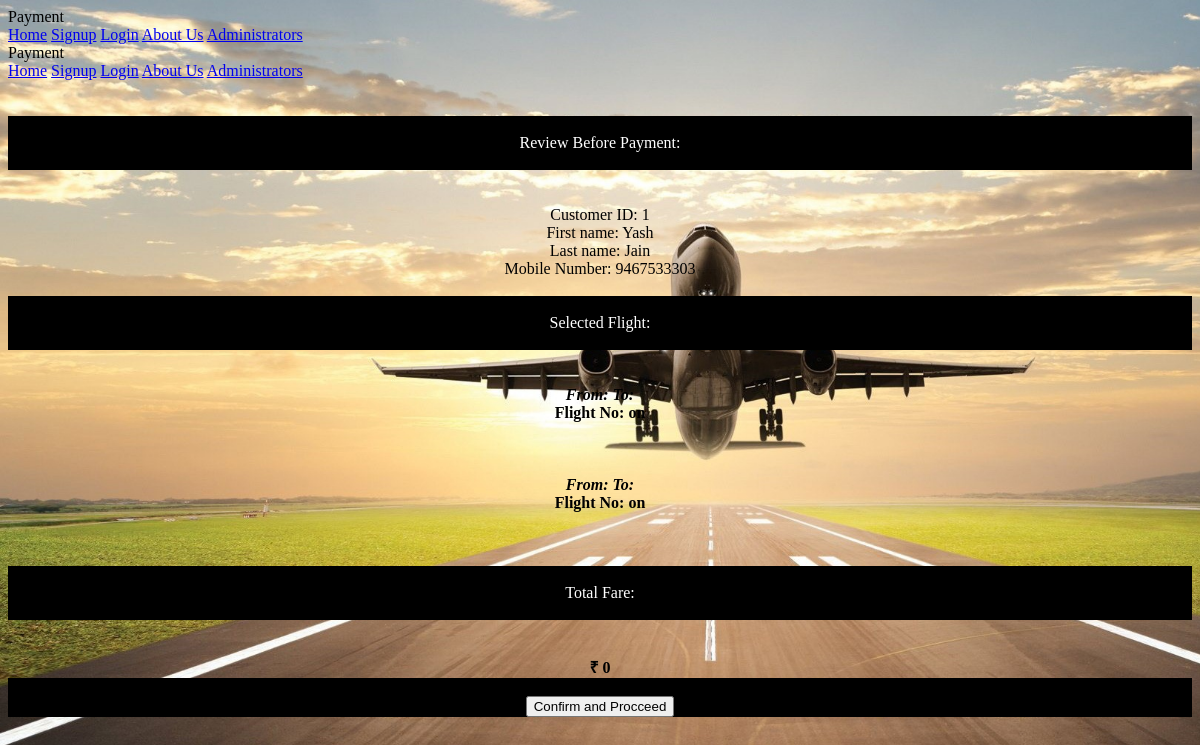
The page /payment.php (signed in) on the database its author committed.
### tables this page shows
CREATE TABLE `customerlogin` (
  `Customer_id` int(5) NOT NULL,
  `First_name` varchar(30) NOT NULL,
  `Last_name` varchar(30) NOT NULL,
  `email_id` varchar(50) NOT NULL,
  `DOB` date NOT NULL,
  `Gender` varchar(6) NOT NULL,
  `Nationality` varchar(30) NOT NULL,
  `Occupation` varchar(30) NOT NULL,
  `Address` text NOT NULL,
  `City` varchar(25) NOT NULL,
  `State` varchar(20) NOT NULL,
  `Mobile_no` varchar(10) NOT NULL,
  `Password` varchar(15) NOT NULL
);

### payment.php (the view, shortened to what this page needs)
<?php
require 'db_conn.php';
?>
<html>
<head>
    <link rel="stylesheet" href="Front with CSS.css">
    <link rel="stylesheet" href="https://code.getmdl.io/1.3.0/material.teal-orange.min.css" />
</head>
<body background="airplane.jpg">
    <div class="mdl-layout mdl-js-layout mdl-layout--fixed-header">
        <header class="mdl-layout__header">
            <div class="mdl-layout__header-row">
                <span class="mdl-layout-title">Payment</span>
                <nav class="mdl-navigation mdl-layout--large-screen-only">
                    <a class="mdl-navigation__link" href="home.php">Home</a>
                    <a class="mdl-navigation__link" href="form.php">Signup</a>
                    <a class="mdl-navigation__link" href="front.php">Login</a>
                    <a class="mdl-navigation__link" href="Aboutus.php">About Us</a>
                    <a class="mdl-navigation__link" href="Admin_login.php">Administrators</a>
                </nav>
            </div>
        </header>
        <div class="mdl-layout__drawer">
            <span class="mdl-layout-title">Payment</span>
            <nav class="mdl-navigation">
                <a class="mdl-navigation__link" href="home.php">Home</a>
                <a class="mdl-navigation__link" href="form.php">Signup</a>
                <a class="mdl-navigation__link" href="front.php">Login</a>
                <a class="mdl-navigation__link" href="Aboutus.php">About Us</a>
                <a class="mdl-navigation__link" href="Admin_login.php">Administrators</a>
            </nav>
        </div>
        <main class="mdl-layout__content">
            <div class="page-content">
            <br><br>
                <center>
                    <div class="demo-card-wide mdl-card mdl-shadow--16dp">
                        <div class="mdl-shadow--16dp" style="background-color:#000000">
                        <br>
                        <div class="mdl-typography--title" style="color:#ffffff">Review Before Payment:</div>
                        <br>
                        </div>
                        <?php
                        $sql="SELECT * FROM customerlogin where Customer_id='".$_SESSION["Customer_id"]."'";
                        $result=mysqli_query($conn,$sql);
                        $row=mysqli_fetch_assoc($result);
                        echo '<br><br><div class=\"mdl-typography--subtitle\">Customer ID: '.$row['Customer_id'].'<br>First name: '.$row['First_name'].'<br>Last name: '.$row['Last_name'].'<br>Mobile Number: '.$row['Mobile_no'].'<br><br></div>';
                        ?>
                        <div class="mdl-shadow--16dp" style="background-color:#000000">
                        <br>
                        <div class="mdl-typography--title" style="color:#ffffff">Selected Flight:</div>
                        <br>
                        </div>
                        <?php
                        echo '<br><br><div class=\"mdl-typography--subtitle\"><b><i>From: </i></b>'.$_SESSION["Source"].'       <b><i> To:</i></b> '.$_SESSION["Destination"].'<br><b>Flight No:</b> '.$_SESSION["dep"].'  <b>on</b>  '.$_SESSION["jd"].'<br><br></div>';
                        echo '<br><br><div class=\"mdl-typography--subtitle\"><b><i>From: </i></b>'.$_SESSION["Destination"].'        <b><i>To:</i></b> '.$_SESSION["Source"].'<br><b>Flight No:</b> '.$_SESSION["arr"].'  <b>on</b>  '.$_SESSION["rd"].'<br><br></div>';
                        ?>
                        <br><br>
                        <div class="mdl-shadow--16dp" style="background-color:#000000">
                        <br>
                        <div class="mdl-typography--title" style="color:#ffffff">Total Fare:</div>
                        <br>
                        </div><br><br>
                        <b>&#8377
                        <?php
                        echo $_SESSION["total"];
                        ?>
                        </b>
                        <br>
                        <div class="mdl-shadow--16dp" style="background-color:#000000"><br>
                        <form action="bookticket.php" method="POST">
                            <input type="submit" value="Confirm and Procceed" name="pay" id="pay" class="mdl-button mdl-js-button mdl-button--raised mdl-js-ripple-effect mdl-button--accent">
                        </form>
	                    </div>
                    </div>
                </center>
                <br><br>
            </div>
        </main>
        </body>
        </html>

### Front with CSS.css (style rules this page uses)
body { background-size: cover; }

### rows shown on the page
customerlogin: Customer_id "1", First_name "Yash", Last_name "Jain", Mobile_no "9467533303"

### other values the page prints
$_SESSION["total"] "0"
